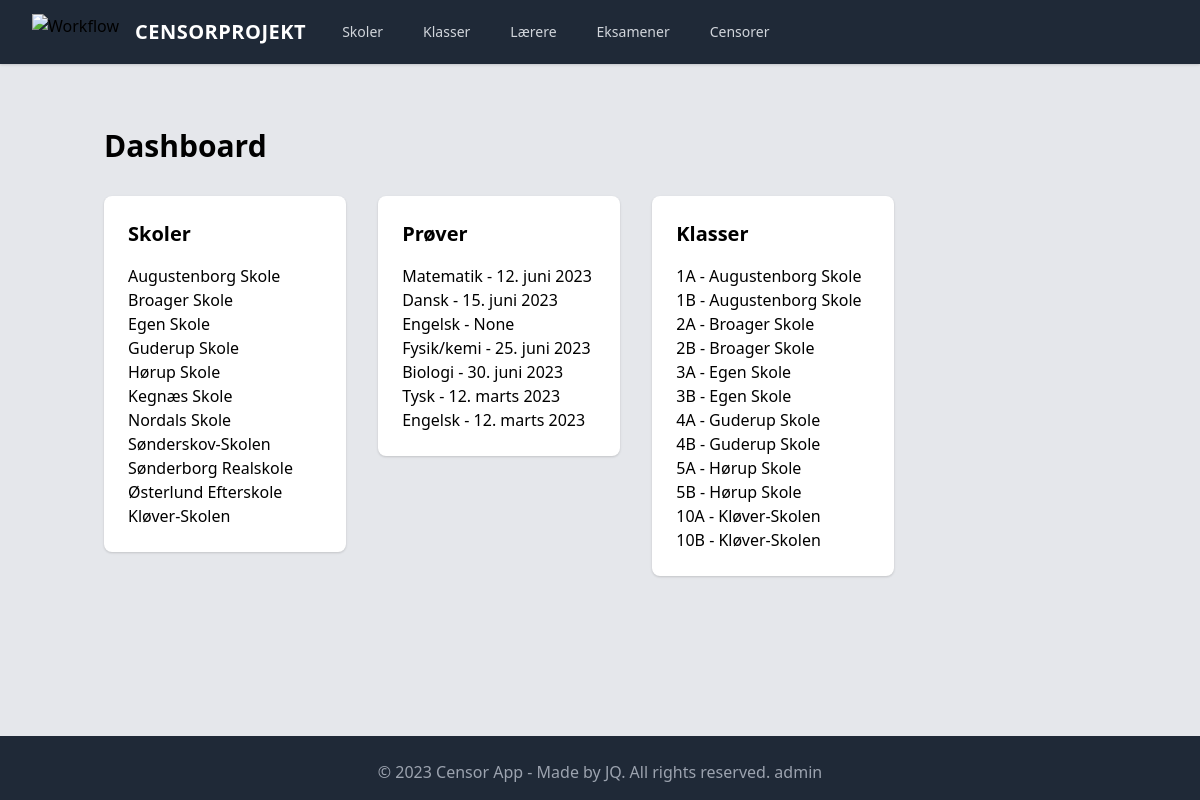
The page / on the database its author committed.
### censor_app/models.py (models this page shows, shortened)
class Skole(models.Model):
    navn = models.CharField(max_length=200)
    adresse = models.CharField(max_length=200)
    def __str__(self):
        return self.navn
    class Meta:
        verbose_name_plural = "Skoler"

class Eksamen(models.Model):
    navn = models.CharField(max_length=200)  # fag
    dato = models.DateField(blank=True, null=True, default=timezone.now)
    skole = models.ForeignKey(
        Skole, blank=True, null=True, on_delete=models.CASCADE, related_name="eksamener"
    )
    skoleklasse = models.ForeignKey(
        Skoleklasse, blank=True, null=True, on_delete=models.CASCADE
    )
    lærer = models.ForeignKey(Lærer, on_delete=models.SET_NULL, blank=True, null=True)
    censor = models.ForeignKey(Censor, on_delete=models.SET_NULL, blank=True, null=True)
    class Meta:
        verbose_name_plural = "Eksamener"

class Skoleklasse(models.Model):
    navn = models.CharField(max_length=50)
    skole = models.ForeignKey(Skole, blank=True, null=True, on_delete=models.CASCADE)
    lærere = models.ManyToManyField(Lærer, blank=True, related_name="klasser")
    class Meta:
        verbose_name_plural = "Skoleklasser"

### censor_app/views.py (the view)
# urls.py: path("", views.Dashboard.as_view(), name="dashboard"),
class Dashboard(TemplateView):
    template_name = "dashboard.html"
    def get_context_data(self, **kwargs):
        context = super().get_context_data(**kwargs)
        eksamener = Eksamen.objects.all()
        skoler = Skole.objects.all()
        skoleklasser = Skoleklasse.objects.all()
        context["eksamener"] = eksamener
        context["skoler"] = skoler
        context["skoleklasser"] = skoleklasser
        return context

### templates/dashboard.html
{% extends 'censor_app/base.html' %} {% block content %}
<h1 class="text-3xl font-bold mb-8">Dashboard</h1>
<div class="flex flex-wrap -mx-4">
  <div class="w-full lg:w-1/3 px-4 mb-8">
    <div class="bg-white rounded-lg shadow p-6">
      <h2 class="text-xl font-semibold mb-4">Skoler</h2>
      <ul>
        {% for skole in skoler %}
        <li>
          <a href="{% url 'skole_detail' skole.pk %}">{{ skole.navn }}</a>
        </li>
        {% empty %}
        <li>Ingen skoler</li>
        {% endfor %}
      </ul>
    </div>
  </div>
  <div class="w-full lg:w-1/3 px-4 mb-8">
    <div class="bg-white rounded-lg shadow p-6">
      <h2 class="text-xl font-semibold mb-4">Prøver</h2>
      <ul>
        {% for eksamen in eksamener %}
        <li>
          <a href="{% url 'eksamen_detail' eksamen.pk %}"
            >{{ eksamen.navn }} - {{ eksamen.dato }}</a
          >
        </li>
        {% empty %}
        <li>Ingen prøver</li>
        {% endfor %}
      </ul>
    </div>
  </div>
  <div class="w-full lg:w-1/3 px-4 mb-8">
    <div class="bg-white rounded-lg shadow p-6">
      <h2 class="text-xl font-semibold mb-4">Klasser</h2>
      <ul>
        {% for skoleklasse in skoleklasser %}
        <li>
          <a href="{% url 'skoleklasse_detail' skoleklasse.pk %}"
            >{{ skoleklasse.navn }} - {{ skoleklasse.skole }}</a
          >
        </li>
        {% empty %}
        <li>Ingen klasser</li>
        {% endfor %}
      </ul>
    </div>
  </div>
</div>
{% endblock %}

### rows shown on the page
Skole: navn "Augustenborg Skole"
Skole: navn "Broager Skole"
Skole: navn "Egen Skole"
Skole: navn "Guderup Skole"
Skole: navn "Hørup Skole"
Skole: navn "Kegnæs Skole"
Skole: navn "Nordals Skole"
Skole: navn "Sønderskov-Skolen"
Skole: navn "Sønderborg Realskole"
Skole: navn "Østerlund Efterskole"
Skole: navn "Kløver-Skolen"
Eksamen: navn "Matematik", dato "12. juni 2023"
Eksamen: navn "Dansk", dato "15. juni 2023"
Eksamen: navn "Engelsk", dato "None"
Eksamen: navn "Fysik/kemi", dato "25. juni 2023"
Eksamen: navn "Biologi", dato "30. juni 2023"
Eksamen: navn "Tysk", dato "12. marts 2023"
Eksamen: navn "Engelsk", dato "12. marts 2023"
Skoleklasse: navn "1A", skole "Augustenborg Skole"
Skoleklasse: navn "1B", skole "Augustenborg Skole"
Skoleklasse: navn "2A", skole "Broager Skole"
Skoleklasse: navn "2B", skole "Broager Skole"
Skoleklasse: navn "3A", skole "Egen Skole"
Skoleklasse: navn "3B", skole "Egen Skole"
Skoleklasse: navn "4A", skole "Guderup Skole"
Skoleklasse: navn "4B", skole "Guderup Skole"
Skoleklasse: navn "5A", skole "Hørup Skole"
Skoleklasse: navn "5B", skole "Hørup Skole"
Skoleklasse: navn "10A", skole "Kløver-Skolen"
Skoleklasse: navn "10B", skole "Kløver-Skolen"
